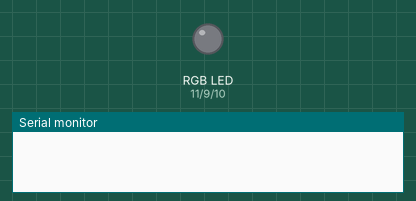
This sketch was run on a simulated Arduino Uno, built with avr-gcc and run on an emulated ATmega328P. Parts: an RGB LED mixed from three pins (HIGH = lit), the last lines printed to the serial monitor. Dim RGB values are drawn brighter than linear.

Above: at 0.05 s.
At 1.25 s:
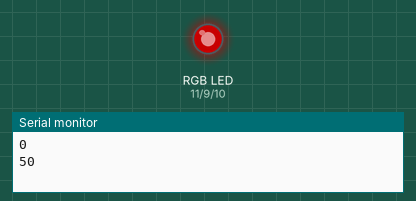
At 2.5 s:
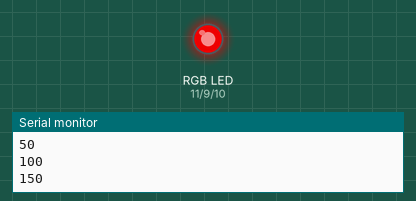
At 5.0 s:
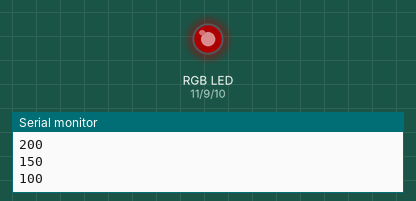
Timing chart, 0 to 6.5 s (numbered marks = the images above):
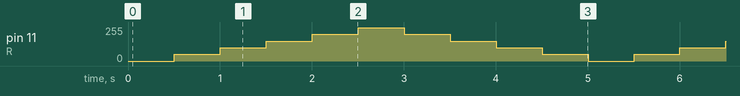

Measured:
- by itself, pin 11 (R): repeats every 5.0 s: 100/255 0.50 s, 150/255 0.50 s, 200/255 0.50 s, 250/255 0.50 s, 200/255 0.50 s, 150/255 0.50 s, 100/255 0.50 s, 50/255 0.50 s, 0/255 0.50 s, 50/255 0.50 s

The sketch:

lab7.ino
```cpp
// C++ code
//

enum Pins
{
  R = 11,
  G = 9,
  B = 10
};
int arr[6]{0,50,100,150,200,250};
void setup()
{
  Serial.begin(9600);
  pinMode(R, OUTPUT);
  pinMode(G, OUTPUT);
  pinMode(B, OUTPUT);
}

void loop()
{
  redOn(arr);
  redOff(arr);
}

void redOn(int arr[])
{
  for (int i = 0; i < 6; i++)
  {
    analogWrite(R, arr[i]);
    delay(500);
    Serial.println(String(arr[i]));
  }
}
void redOff(int arr[])
{
  for (int i = 4; i >= 1; i--)
  {
    analogWrite(R, arr[i]);
    delay(500);
    Serial.println(String(arr[i]));
  }
}
```
